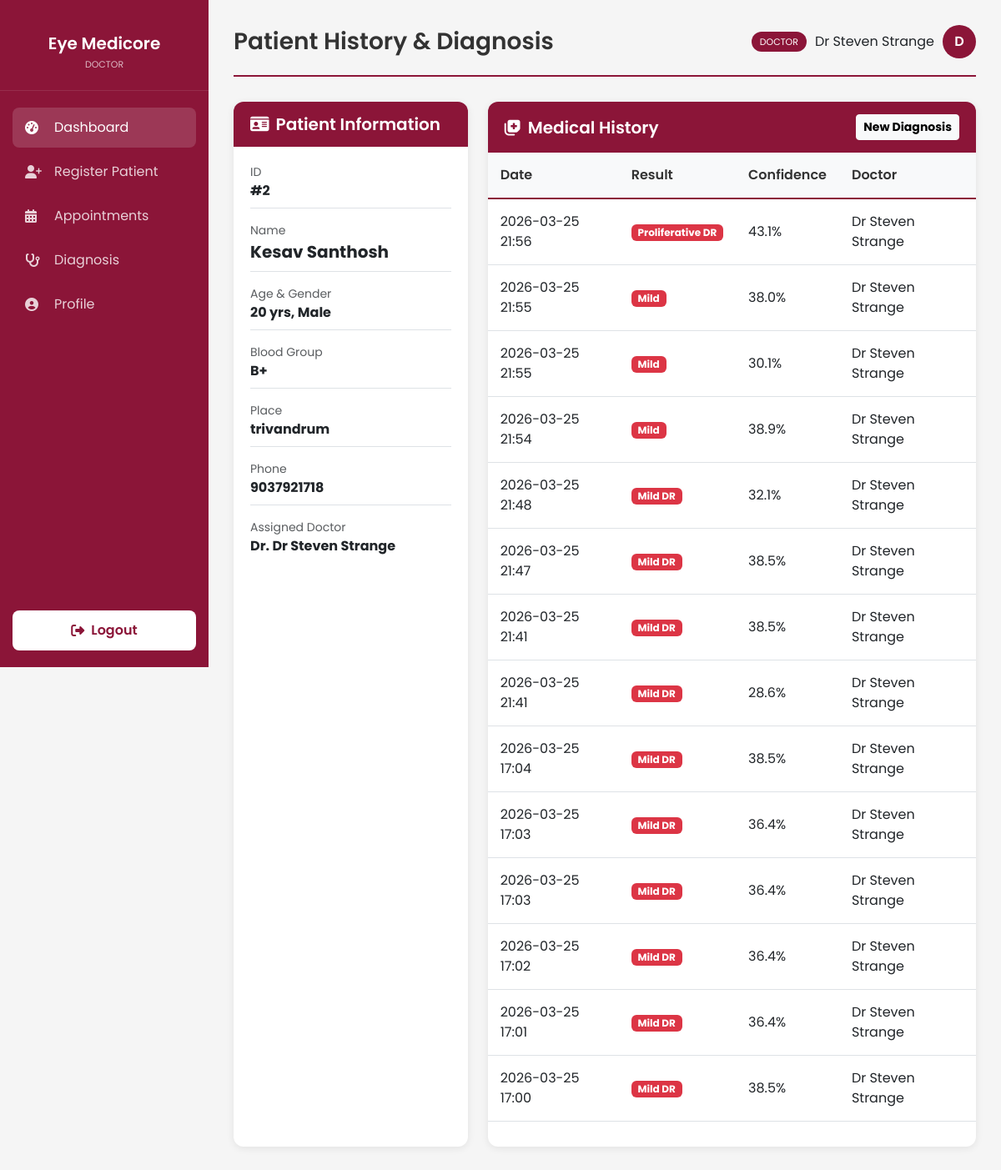
The page /patient/2 (signed in) on the database its author committed.
### models.py (models this page shows, shortened)
class User(UserMixin, db.Model):
    id = db.Column(db.Integer, primary_key=True)
    username = db.Column(db.String(100), unique=True, nullable=False)
    password_hash = db.Column(db.String(200), nullable=False)
    role = db.Column(db.String(20), nullable=False, default='staff') # it_expert, doctor, staff
    email = db.Column(db.String(120), unique=True)
    phone_number = db.Column(db.String(20))
    account_status = db.Column(db.String(20), default='Active')
    created_at = db.Column(db.DateTime, default=get_local_time)
    last_login = db.Column(db.DateTime)
    otp_secret = db.Column(db.String(6))
    otp_expiry = db.Column(db.DateTime)
    doctor_id = db.Column(db.Integer, db.ForeignKey('user.id'), nullable=True)
    doctor = db.relationship('User', remote_side=[id], backref='staff_members')

class Patient(db.Model):
    id = db.Column(db.Integer, primary_key=True)
    name = db.Column(db.String(100), nullable=False)
    age = db.Column(db.Integer, nullable=False)
    gender = db.Column(db.String(10), nullable=False)
    blood_group = db.Column(db.String(5), nullable=False)
    place = db.Column(db.String(100), nullable=False)
    phone = db.Column(db.String(20), nullable=False)
    created_at = db.Column(db.DateTime, default=get_local_time)
    doctor_id = db.Column(db.Integer, db.ForeignKey('user.id', name='fk_patient_doctor_id'), nullable=True)
    staff_id = db.Column(db.Integer, db.ForeignKey('user.id', name='fk_patient_staff_id'), nullable=True)
    diagnoses = db.relationship('Diagnosis', backref='patient', lazy=True)
    doctor = db.relationship('User', foreign_keys=[doctor_id], backref=db.backref('assigned_patients', lazy=True))
    staff = db.relationship('User', foreign_keys=[staff_id], backref=db.backref('registered_patients', lazy=True))

class Diagnosis(db.Model):
    id = db.Column(db.Integer, primary_key=True)
    patient_id = db.Column(db.Integer, db.ForeignKey('patient.id'), nullable=False)
    doctor_id = db.Column(db.Integer, db.ForeignKey('user.id'))
    disease = db.Column(db.String(50), nullable=False)
    probability = db.Column(db.Float, nullable=False)
    image_path = db.Column(db.String(200), nullable=False)
    date = db.Column(db.DateTime, default=get_local_time)
    doctor = db.relationship('User', backref=db.backref('diagnoses', lazy=True))

### app.py (the view)
@app.route('/patient/<int:patient_id>', methods=['GET'])
@login_required
def patient_dashboard(patient_id):
    if current_user.role not in ['staff', 'doctor', 'it_expert']:
        flash('Unauthorized', 'danger')
        return redirect(url_for('index'))
    patient = Patient.query.get_or_404(patient_id)
    if current_user.role == 'staff' and patient.doctor_id != current_user.doctor_id:
        flash('Unauthorized to view this patient.', 'danger')
        return redirect(url_for('dashboard'))
    if current_user.role == 'doctor' and patient.doctor_id != current_user.id:
        flash('Unauthorized to view this patient.', 'danger')
        return redirect(url_for('dashboard'))
    return render_template('patient_dashboard.html', patient=patient)

### app.py (called while the page is built)
@login_manager.user_loader
def load_user(user_id):
    return User.query.get(int(user_id))

### templates/patient_dashboard.html (shortened to what this page needs)
{% extends "base_dashboard.html" %}
{% block page_title %}Patient History & Diagnosis{% endblock %}
{% block content %}
<div class="row">
    <div class="col-md-4">
        <div class="card h-100">
            <div class="card-header">
                <h5><i class="fas fa-id-card me-2"></i>Patient Information</h5>
            </div>
            <div class="card-body">
                <div class="mb-3 border-bottom pb-2">
                    <div class="text-muted small">ID</div>
                    <div class="fw-bold">#{{ patient.id }}</div>
                </div>
                <div class="mb-3 border-bottom pb-2">
                    <div class="text-muted small">Name</div>
                    <div class="fw-bold fs-5">{{ patient.name }}</div>
                </div>
                <div class="mb-3 border-bottom pb-2">
                    <div class="text-muted small">Age & Gender</div>
                    <div class="fw-bold">{{ patient.age }} yrs, {{ patient.gender }}</div>
                </div>
                <div class="mb-3 border-bottom pb-2">
                    <div class="text-muted small">Blood Group</div>
                    <div class="fw-bold">{{ patient.blood_group if patient.blood_group else 'N/A' }}</div>
                </div>
                <div class="mb-3 border-bottom pb-2">
                    <div class="text-muted small">Place</div>
                    <div class="fw-bold">{{ patient.place }}</div>
                </div>
                <div class="mb-3 border-bottom pb-2">
                    <div class="text-muted small">Phone</div>
                    <div class="fw-bold">{{ patient.phone }}</div>
                </div>
                <div class="mb-0">
                    <div class="text-muted small">Assigned Doctor</div>
                    <div class="fw-bold">
                        {% if patient.doctor %}
                        Dr. {{ patient.doctor.username }}
                        {% else %}
                        <span class="text-muted">Not Assigned</span>
                        {% endif %}
                    </div>
                </div>
            </div>
        </div>
    </div>
    <div class="col-md-8">
        <div class="card h-100">
            <div class="card-header d-flex justify-content-between align-items-center">
                <h5><i class="fas fa-notes-medical me-2"></i>Medical History</h5>
                {% if current_user.role == 'doctor' %}
                <button class="btn btn-sm btn-light text-maroon fw-bold" data-bs-toggle="modal"
                    data-bs-target="#diagnosisModal">
                    New Diagnosis
                </button>
                {% endif %}
            </div>
            <div class="card-body p-0">
                <div class="table-responsive">
                    <table class="table mb-0">
                        <thead>
                            <tr>
                                <th>Date</th>
                                <th>Result</th>
                                <th>Confidence</th>
                                <th>Doctor</th>
                            </tr>
                        </thead>
                        <tbody>
                            {% for diagnosis in patient.diagnoses|sort(attribute='id', reverse=True) %}
                            <tr>
                                <td>{{ diagnosis.date.strftime('%Y-%m-%d %H:%M') if diagnosis.date else 'N/A' }}</td>
                                <td><span
                                        class="badge bg-{{ 'success' if 'Normal' in diagnosis.disease else 'danger' }}">{{
                                        diagnosis.disease }}</span></td>
                                <td>{{ (diagnosis.probability * 100)|round(1) }}%</td>
                                <td>{{ diagnosis.doctor.username if diagnosis.doctor else 'N/A' }}</td>
                            </tr>
                            {% else %}
                            <tr>
                                <td colspan="4" class="text-center py-5 text-muted">No diagnosis history found.</td>
                            </tr>
                            {% endfor %}
                        </tbody>
                    </table>
                </div>
            </div>
        </div>
    </div>
</div>
{% endblock %}

### templates/base_dashboard.html (shortened to what this page needs)
<!DOCTYPE html>
<html lang="en">
<head>
    <link href="https://cdnjs.cloudflare.com/ajax/libs/font-awesome/6.4.0/css/all.min.css" rel="stylesheet">
    <link href="https://cdn.jsdelivr.net/npm/bootstrap@5.3.0/dist/css/bootstrap.min.css" rel="stylesheet">
</head>
<body>
    <div class="sidebar">
        <div class="sidebar-brand">
            <h2>Eye Medicore</h2>
            <small>{{ current_user.role|replace('_', ' ')|title }}</small>
        </div>
        <ul class="sidebar-menu">
            <li><a href="{% if current_user.role == 'it_expert' %}/admin/dashboard{% else %}/dashboard{% endif %}"
                    class="active"><i class="fas fa-tachometer-alt"></i> Dashboard</a></li>
            {% if current_user.role in ['doctor', 'staff'] %}
            <li><a href="/register"><i class="fas fa-user-plus"></i> Register Patient</a></li>
            <li><a href="/appointments"><i class="fas fa-calendar-alt"></i> Appointments</a></li>
            {% endif %}
            {% if current_user.role == 'doctor' %}
            <li><a href="/diagnosis/patients"><i class="fas fa-stethoscope"></i> Diagnosis</a></li>
            {% endif %}
            <li><a href="/profile"><i class="fas fa-user-circle"></i> Profile</a></li>
        </ul>
        <div class="sidebar-footer">
            <a href="/logout" class="logout-btn">
                <i class="fas fa-sign-out-alt"></i> Logout
            </a>
        </div>
    </div>
    <div class="main-content">
        <div class="page-header">
            <h1>{% block page_title %}Dashboard{% endblock %}</h1>
            <div class="user-info">
                <span class="role-badge">{{ current_user.role|replace('_', ' ') }}</span>
                <span>{{ current_user.username }}</span>
                <div class="avatar">{{ current_user.username[0]|upper }}</div>
            </div>
        </div>
        {% block content %}{% endblock %}
    </div>
</body>
</html>

### templates/base_dashboard.html (style rules this page uses)
* { margin: 0; padding: 0; box-sizing: border-box; }
body { font-family: 'Poppins', sans-serif; background-color: #f5f5f5; min-height: 100vh; }
.sidebar { position: fixed; top: 0; left: 0; width: 250px; height: 100vh; background: #8B1538; color: white; padding: 20px 0; z-index: 1000; }
.sidebar-brand { text-align: center; padding: 20px; border-bottom: 1px solid rgba(255, 255, 255, 0.1); margin-bottom: 20px; }
.sidebar-brand h2 { font-size: 20px; font-weight: 600; margin: 0; }
.sidebar-brand small { font-size: 11px; opacity: 0.7; text-transform: uppercase; }
.sidebar-menu { list-style: none; padding: 0 15px; }
.sidebar-menu li { margin-bottom: 5px; }
.sidebar-menu a { display: flex; align-items: center; padding: 12px 15px; color: rgba(255, 255, 255, 0.8); text-decoration: none; border-radius: 8px; transition: all 0.3s; }
.sidebar-menu a:hover, .sidebar-menu a.active { background: rgba(255, 255, 255, 0.15); color: white; }
.sidebar-menu i { width: 25px; margin-right: 10px; }
.sidebar-footer { position: absolute; bottom: 20px; left: 0; right: 0; padding: 0 15px; }
.logout-btn { display: flex; align-items: center; justify-content: center; width: 100%; padding: 12px; background: white; color: #8B1538; border: none; border-radius: 8px; font-weight: 600; text-decoration: none; transition: all 0.3s; }
.logout-btn i { margin-right: 8px; }
.main-content { margin-left: 250px; padding: 30px; }
.page-header { display: flex; justify-content: space-between; align-items: center; margin-bottom: 30px; padding-bottom: 20px; border-bottom: 2px solid #8B1538; }
.page-header h1 { font-size: 28px; font-weight: 600; color: #333; margin: 0; }
.user-info { display: flex; align-items: center; gap: 10px; }
.user-info .avatar { width: 40px; height: 40px; background: #8B1538; color: white; border-radius: 50%; display: flex; align-items: center; justify-content: center; font-weight: 600; }
.role-badge { background: #8B1538; color: white; padding: 4px 10px; border-radius: 20px; font-size: 11px; text-transform: uppercase; }
.card { background: white; border-radius: 12px; box-shadow: 0 2px 10px rgba(0, 0, 0, 0.08); border: none; margin-bottom: 30px; }
.card-header { background: #8B1538; color: white; padding: 15px 20px; border-radius: 12px 12px 0 0 !important; border: none; }
.card-header h5 { margin: 0; font-weight: 600; }
.card-body { padding: 20px; }
.table { margin: 0; }
.table thead th { background: #f8f9fa; border-bottom: 2px solid #8B1538; color: #333; font-weight: 600; padding: 15px; }
.table tbody td { padding: 15px; vertical-align: middle; }

### rows shown on the page
User: role "DOCTOR", username "Dr Steven Strange", username "D", doctor.username "Dr Steven Strange"
Patient: id "2", name "Kesav Santhosh", age "20", gender "Male", blood_group "B+", place "trivandrum", phone "9037921718"
Diagnosis: date "2026-03-25 21:56", disease "Proliferative DR", (diagnosis.probability*100)|round(1) "43.1", doctor "Dr Steven Strange"
Diagnosis: date "2026-03-25 21:55", disease "Mild", (diagnosis.probability*100)|round(1) "38.0", doctor "Dr Steven Strange"
Diagnosis: date "2026-03-25 21:55", disease "Mild", (diagnosis.probability*100)|round(1) "30.1", doctor "Dr Steven Strange"
Diagnosis: date "2026-03-25 21:54", disease "Mild", (diagnosis.probability*100)|round(1) "38.9", doctor "Dr Steven Strange"
Diagnosis: date "2026-03-25 21:48", disease "Mild DR", (diagnosis.probability*100)|round(1) "32.1", doctor "Dr Steven Strange"
Diagnosis: date "2026-03-25 21:47", disease "Mild DR", (diagnosis.probability*100)|round(1) "38.5", doctor "Dr Steven Strange"
Diagnosis: date "2026-03-25 21:41", disease "Mild DR", (diagnosis.probability*100)|round(1) "38.5", doctor "Dr Steven Strange"
Diagnosis: date "2026-03-25 21:41", disease "Mild DR", (diagnosis.probability*100)|round(1) "28.6", doctor "Dr Steven Strange"
Diagnosis: date "2026-03-25 17:04", disease "Mild DR", (diagnosis.probability*100)|round(1) "38.5", doctor "Dr Steven Strange"
Diagnosis: date "2026-03-25 17:03", disease "Mild DR", (diagnosis.probability*100)|round(1) "36.4", doctor "Dr Steven Strange"
Diagnosis: date "2026-03-25 17:03", disease "Mild DR", (diagnosis.probability*100)|round(1) "36.4", doctor "Dr Steven Strange"
Diagnosis: date "2026-03-25 17:02", disease "Mild DR", (diagnosis.probability*100)|round(1) "36.4", doctor "Dr Steven Strange"
Diagnosis: date "2026-03-25 17:01", disease "Mild DR", (diagnosis.probability*100)|round(1) "36.4", doctor "Dr Steven Strange"
Diagnosis: date "2026-03-25 17:00", disease "Mild DR", (diagnosis.probability*100)|round(1) "38.5", doctor "Dr Steven Strange"
